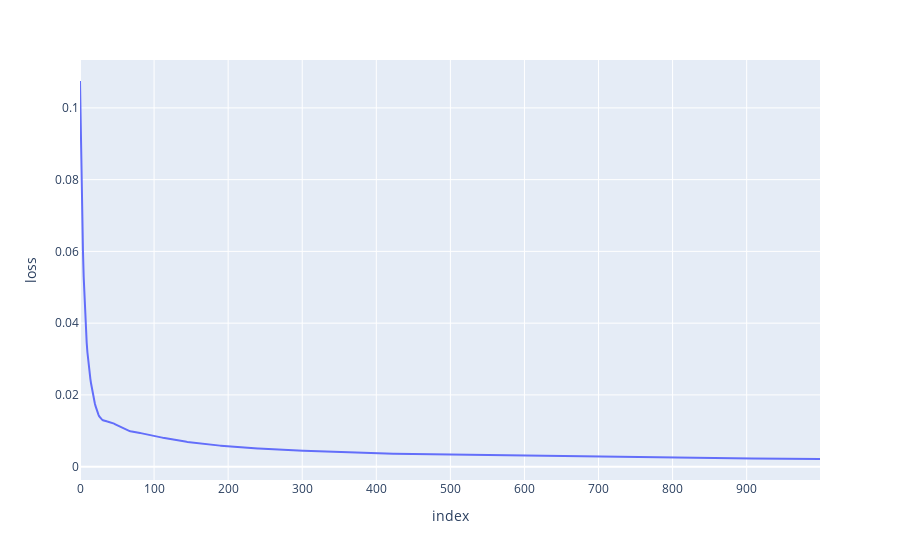
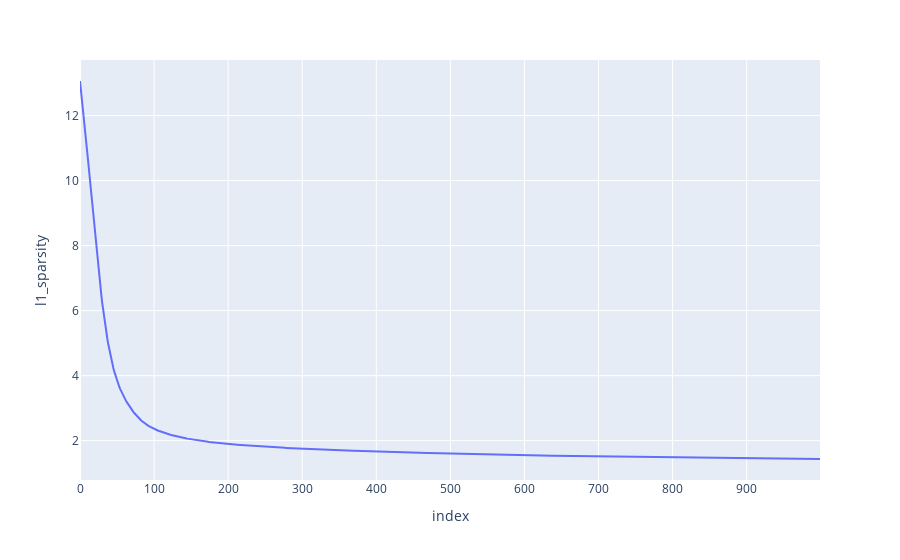
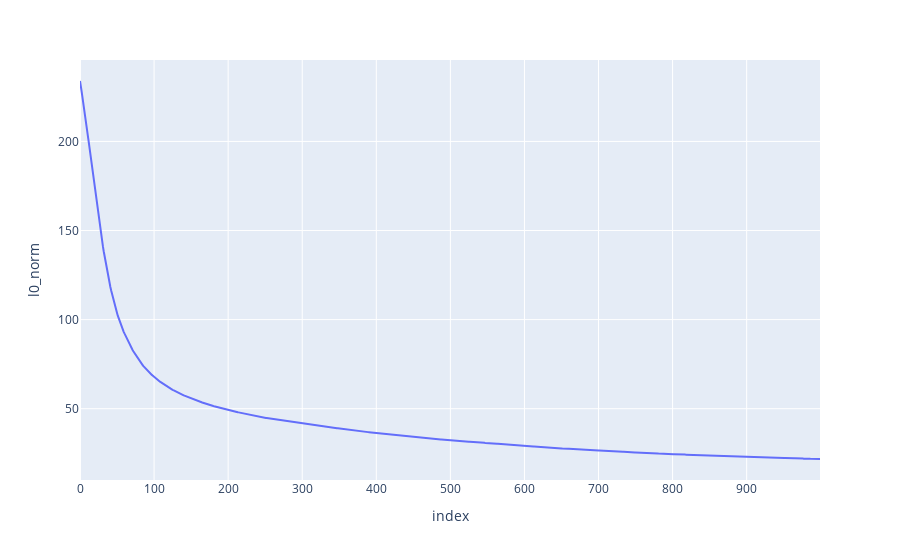

The notebook cell saved with these charts, in order:
### Code cell
# %%
sae.plot_losses()

### Figure 1 — Plotly figure (JSON) as saved in the notebook; plotly's stock layout.template omitted (floating-point values rounded to 4 significant figures; data arrays with more than 128 entries replaced by an {"elided": "..."} marker saying what was removed)
{"data": [{"hovertemplate": "index=%{x}<br>loss=%{y}<extra></extra>", "legendgroup": "", "line": {"color": "#636efa", "dash": "solid"}, "marker": {"symbol": "circle"}, "mode": "lines", "name": "", "orientation": "v", "showlegend": false, "type": "scatter", "x": {"elided": "1000 int values"}, "xaxis": "x", "y": {"elided": "1000 float values"}, "yaxis": "y"}], "layout": {"legend": {"tracegroupgap": 0}, "margin": {"t": 60}, "xaxis": {"anchor": "y", "domain": [0, 1], "title": {"text": "index"}}, "yaxis": {"anchor": "x", "domain": [0, 1], "title": {"text": "loss"}}}}

### Figure 2 — Plotly figure (JSON) as saved in the notebook; plotly's stock layout.template omitted (floating-point values rounded to 4 significant figures; data arrays with more than 128 entries replaced by an {"elided": "..."} marker saying what was removed)
{"data": [{"hovertemplate": "index=%{x}<br>l1_sparsity=%{y}<extra></extra>", "legendgroup": "", "line": {"color": "#636efa", "dash": "solid"}, "marker": {"symbol": "circle"}, "mode": "lines", "name": "", "orientation": "v", "showlegend": false, "type": "scatter", "x": {"elided": "1000 int values"}, "xaxis": "x", "y": {"elided": "1000 float values"}, "yaxis": "y"}], "layout": {"legend": {"tracegroupgap": 0}, "margin": {"t": 60}, "xaxis": {"anchor": "y", "domain": [0, 1], "title": {"text": "index"}}, "yaxis": {"anchor": "x", "domain": [0, 1], "title": {"text": "l1_sparsity"}}}}

### Figure 3 — Plotly figure (JSON) as saved in the notebook; plotly's stock layout.template omitted (floating-point values rounded to 4 significant figures; data arrays with more than 128 entries replaced by an {"elided": "..."} marker saying what was removed)
{"data": [{"hovertemplate": "index=%{x}<br>l0_norm=%{y}<extra></extra>", "legendgroup": "", "line": {"color": "#636efa", "dash": "solid"}, "marker": {"symbol": "circle"}, "mode": "lines", "name": "", "orientation": "v", "showlegend": false, "type": "scatter", "x": {"elided": "1000 int values"}, "xaxis": "x", "y": {"elided": "1000 float values"}, "yaxis": "y"}], "layout": {"legend": {"tracegroupgap": 0}, "margin": {"t": 60}, "xaxis": {"anchor": "y", "domain": [0, 1], "title": {"text": "index"}}, "yaxis": {"anchor": "x", "domain": [0, 1], "title": {"text": "l0_norm"}}}}
